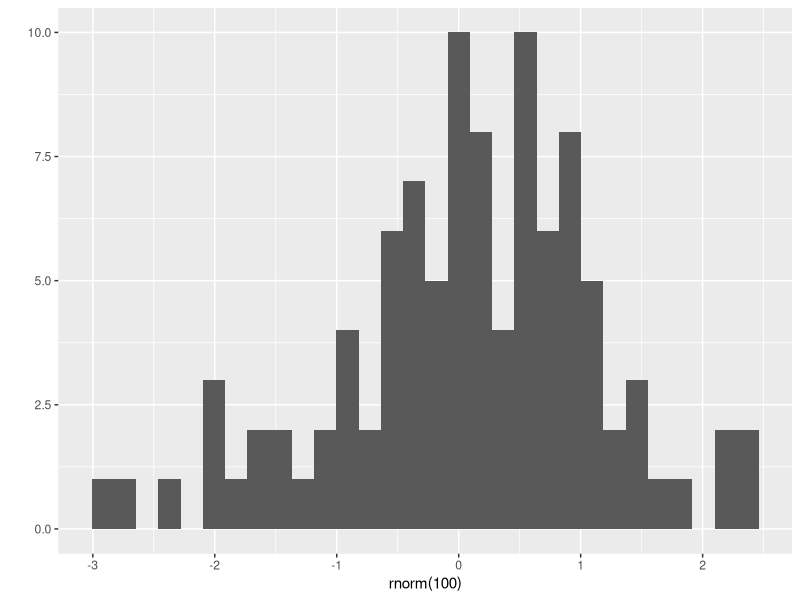

This figure's R source:
## ---- chunk 1
# Some R code
ggplot2::qplot(rnorm(100))
